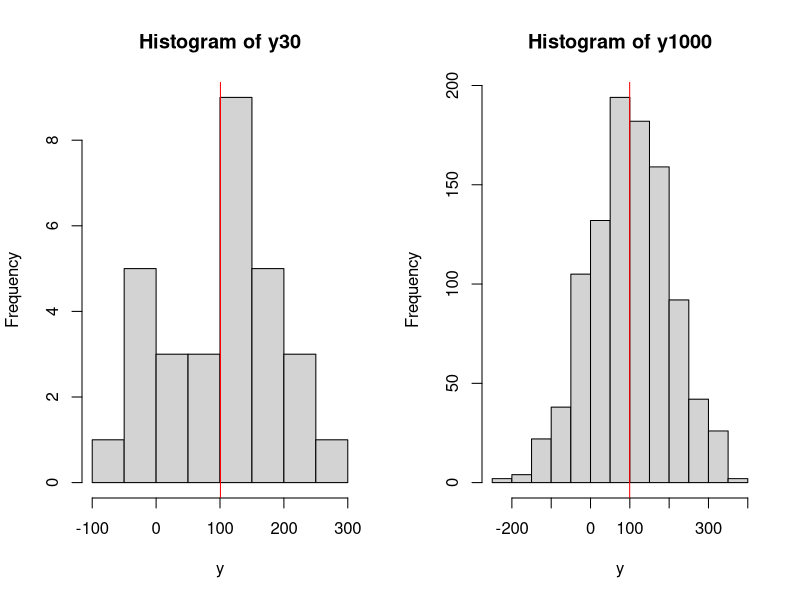

Generate this figure with R: (Note: this script raises an error after producing the figure.)
## ---- chunk 1
obs <- 10000
# Generate data from normal distribution
y <- rnorm(obs,100,100)
# Create sub-samples of 50 and 100 observations
y30 <- sample(y, 30)
y1000 <- sample(y, 1000)
par(mfcol=c(1,2))
hist(y30, xlab="y")
abline(v=mean(y30), col="red")
hist(y1000, xlab="y")
abline(v=mean(y1000), col="red")
## ---- chunk 2
knitr::include_graphics("images/02-statistics-LLN.png")
## ---- chunk 3
mu <- 100
sigma <- 10
nIterations <- 1000
# Generate data from normal distribution, 10,000 observations
y <- rnorm(10000,mu,sigma)
# This is the function, which will calculate the two variances
varFunction <- function(y){
   return(c(var(y), mean((y-mean(y))^2)))
}
# Calculate biased and unbiased variances for the sample of 30 observations,
# repeat nIterations times
varValues <- replicate(nIterations, varFunction(sample(y,30)))
## ---- chunk 4
par(mfcol=c(1,2))
# Histogram of unbiased estimate
hist(varValues[1,], xlab="V(y)", ylab="y", main="Unbiased estimate of V(y)")
abline(v=mean(varValues[1,]), col="red")
legend("topright",legend=TeX(paste0("E$\\left(V(y)\\right)$=",round(mean(varValues[1,]),2))),lwd=1,col="red")

# Histogram of the biased estimate
hist(varValues[2,], xlab="V(y)", ylab="y", main="Biased estimate of V(y)")
abline(v=mean(varValues[2,]), col="red")
legend("topright",legend=TeX(paste0("E$\\left(V(y)\\right)$=",round(mean(varValues[2,]),2))),lwd=1,col="red")
## ---- chunk 5
knitr::include_graphics("images/02-statistics-efficiency.png")
## ---- chunk 6
knitr::include_graphics("images/02-statistics-consistency.png")
## ---- chunk 7
hist(rnorm(10000), xlab=TeX("$\\bar{y}$"), ylab="Density", xlim=c(-5,5), axes=FALSE, main="")
par(new=TRUE)
plot(seq(-5,5,0.1), dnorm(seq(-5,5,0.1)), xlab="", ylab="", type="l")
lines(seq(-5,5,0.1), dnorm(seq(-5,5,0.1)), lwd=1, lty=1, col="darkblue")
lines(c(-5,5), c(0,0), col="black", lwd=1)
abline(v=0, col="darkblue", lwd=2)
legend("topright",legend=c(TeX("$\\mu$")),
       lwd=c(2), col=c("darkblue"))
## ---- chunk 8
plot(seq(-5,5,0.1), dnorm(seq(-5,5,0.1)), xlab=TeX("$\\bar{y}$"), ylab="Density", type="l",
     lwd=0, lty=0, col="darkblue")
polygon(c(seq(-5,5,0.1),rev(seq(-5,5,0.1))),
        c(dnorm(seq(-5,5,0.1)),rep(0,length(seq(-5,5,0.1)))), col="grey95", lty=0)
lines(seq(-5,5,0.1), dnorm(seq(-5,5,0.1)), lwd=1, lty=1, col="darkblue")
lines(c(-5,5), c(0,0), col="black", lwd=1)
polygon(c(seq(-5,qnorm(0.025),0.01),rev(seq(-5,qnorm(0.025),0.01))),
        c(dnorm(seq(-5,qnorm(0.025),0.01)), rep(0,length(seq(-5,qnorm(0.025),0.01)))), col="grey")
polygon(c(seq(qnorm(0.975),5,0.01),rev(seq(qnorm(0.975),5,0.01))),
        c(dnorm(seq(qnorm(0.975),5,0.01)), rep(0,length(seq(qnorm(0.975),5,0.01)))), col="grey")
abline(v=qnorm(c(0.025,0.975)), col="darkred", lwd=2)
abline(v=0, col="darkblue", lwd=2)
legend("topright",legend=c(TeX("$\\mu$"),"bounds",TeX("$1-\\alpha$"),TeX("$\\alpha$")),
       lwd=c(2,2,6,6), col=c("darkblue","darkred","grey95","grey"))
## ---- chunk 9
plot(seq(-5,5,0.1), dnorm(seq(-5,5,0.1),-1), xlab=TeX("$\\bar{y}$"), ylab="Density", type="l", xlim=c(-5,5),
     lwd=1,lty=2, col="darkblue")
polygon(c(seq(-5,5,0.1),rev(seq(-5,5,0.1))),
        c(dnorm(seq(-5,5,0.1),-1),rep(0,length(seq(-5,5,0.1)))),col="grey95",lty=0)
lines(seq(-5,5,0.1), dnorm(seq(-5,5,0.1),-1), lwd=2, lty=1, col="darkblue")
abline(v=-1, col="darkblue", lwd=2, lty=2)
polygon(c(seq(-5,5,0.1),rev(seq(-5,5,0.1))),
        c(dnorm(seq(-5,5,0.1),0),rep(0,length(seq(-5,5,0.1)))),col="white",lty=0)
lines(c(-5,5), c(0,0), col="black", lwd=1)
lines(seq(-5,5,0.1), dnorm(seq(-5,5,0.1),-1), lwd=1, lty=2, col="darkblue")
lines(seq(-5,5,0.1), dnorm(seq(-5,5,0.1)), lwd=2, lty=1, col="darkgreen")
lines(c(-1,-1), c(0,dnorm(-1)), col="darkblue", lwd=1, lty=2)
abline(v=qnorm(c(0.025,0.975)), col="darkred", lwd=2)
abline(v=0, col="darkgreen", lwd=2, lty=2)
legend("topright",legend=c(TeX("$\\mu$"),"Sample mean","Bounds","True PDF","Assumed PDF"),
       lwd=c(2,2,2,2,2), col=c("darkblue","darkgreen","darkred","darkblue","darkgreen"), lty=c(2,2,1,1,1))
## ---- chunk 10
plot(seq(-5,5,0.1), dt(seq(-5,5,0.1), 36-1), xlab="t", ylab="Density", type="l",
     lwd=0, lty=0, col="darkblue")
polygon(c(seq(-5,5,0.1),rev(seq(-5,5,0.1))),
        c(dt(seq(-5,5,0.1), 36-1),rep(0,length(seq(-5,5,0.1)))), col="grey95", lty=0)
lines(seq(-5,5,0.1), dt(seq(-5,5,0.1), 36-1), lwd=1, lty=1, col="darkgreen")
lines(c(-5,5), c(0,0), col="black", lwd=1)
polygon(c(seq(-5,qt(0.025, 36-1),0.01),rev(seq(-5,qt(0.025, 36-1),0.01))),
        c(dt(seq(-5,qt(0.025, 36-1),0.01),36-1), rep(0,length(seq(-5,qt(0.025, 36-1),0.01)))), col="grey")
polygon(c(seq(qt(0.975, 36-1),5,0.01),rev(seq(qt(0.975, 36-1),5,0.01))),
        c(dt(seq(qt(0.975, 36-1),5,0.01),36-1), rep(0,length(seq(qt(0.975, 36-1),5,0.01)))), col="grey")
abline(v=qt(c(0.025,0.975),36-1), col="darkred", lwd=2)
abline(v=-3, col="darkblue", lwd=2)
legend("topright",legend=c("critical values","calculated t",TeX("$1-\\alpha$"),TeX("$\\alpha$")),
       lwd=c(2,2,6,6), col=c("darkred","darkblue","grey95","grey"))
## ---- chunk 11
plot(seq(-1.5,0.5,0.01), dt((seq(-1.5,0.5,0.01)+0.5)*6, 36-1), xlab="Sample mean", ylab="Density", type="l",
     lwd=0, lty=0, col="darkblue")
polygon(c(seq(-1.5,0.5,0.01),rev(seq(-1.5,0.5,0.01))),
        c(dt((seq(-1.5,0.5,0.01)+0.5)*6, 36-1),rep(0,length(seq(-1.5,0.5,0.01)))), col="grey95", lty=0)
lines(seq(-1.5,0.5,0.01), dt((seq(-1.5,0.5,0.01)+0.5)*6, 36-1), lwd=1, lty=1, col="darkgreen")
lines(c(-1.5,0.5), c(0,0), col="black", lwd=1)
polygon(c(seq(-1.5,qt(0.025, 36-1)/6-0.5,0.01),rev(seq(-1.5,qt(0.025, 36-1)/6-0.5,0.01))),
        c(dt((seq(-1.5,qt(0.025, 36-1)/6-0.5,0.01)+0.5)*6,36-1), rep(0,length(seq(-1.5,qt(0.025, 36-1)/6-0.5,0.01)))), col="grey")
polygon(c(seq(qt(0.975, 36-1)/6-0.5,0.5,0.01),rev(seq(qt(0.975, 36-1)/6-0.5,0.5,0.01))),
        c(dt((seq(qt(0.975, 36-1)/6-0.5,0.5,0.01)+0.5)*6,36-1), rep(0,length(seq(qt(0.975, 36-1)/6-0.5,0.5,0.01)))), col="grey")
abline(v=qt(c(0.025,0.975),36-1)/6-0.5, col="darkred", lwd=2)
abline(v=0, col="darkblue", lwd=2)
legend("topright",legend=c("bounds",TeX("$\\mu$=0"),TeX("$1-\\alpha$"),TeX("$\\alpha$")),
       lwd=c(2,2,6,6), col=c("darkred","darkblue","grey95","grey"))
## ---- chunk 12
pt(-3, 36-1)
## ---- chunk 13
plot(seq(-3,3,0.1),dnorm(seq(-3,3,0.1)),type="l",ylab="Density",xlab="y",main="PDF of Normal distribution")
abline(v=0, col="red")
text(0.5,0.05,TeX("$\\mu =0$"))
## ---- chunk 14
plot(seq(-3,3,0.01),dlaplace(seq(-3,3,0.01)),type="l",ylab="Density",xlab="y",main="PDF of Laplace distribution")
abline(v=0, col="red")
## ---- chunk 15
plot(seq(-3,3,0.01),ds(seq(-3,3,0.01)),type="l",ylab="Density",xlab="y",main="PDF of S distribution")
abline(v=0, col="red")
## ---- chunk 16
plot(seq(-3,3,0.01),dgnorm(seq(-3,3,0.01),0,1,0.5),type="l",ylab="Density",xlab="y",main="PDF of Generalised Normal distribution",
     ylim=c(0,0.6))
lines(seq(-3,3,0.01),dgnorm(seq(-3,3,0.01),0,1,1),col="darkblue")
lines(seq(-3,3,0.01),dgnorm(seq(-3,3,0.01),0,1,2),col="darkred")
lines(seq(-3,3,0.01),dgnorm(seq(-3,3,0.01),0,1,1000),col="purple")
abline(v=0, col="red")
legend("topright",legend=c(TeX("$\\beta =0.5$"),TeX("$\\beta =1$"),TeX("$\\beta =2$"),TeX("$\\beta =1000$")),
       col=c("black","darkblue","darkred","purple"),lwd=1)
## ---- chunk 17
plot(seq(-3,3,0.01),dalaplace(seq(-3,3,0.01),0,1,0.5),type="l",ylab="Density",xlab="y",main="PDF of Asymmetric Laplace distribution",
     ylim=c(0,0.6))
lines(seq(-3,3,0.01),dalaplace(seq(-3,3,0.01),0,1,0.2),col="darkblue")
lines(seq(-3,3,0.01),dalaplace(seq(-3,3,0.01),0,1,0.8),col="darkred")
abline(v=0, col="red")
legend("topright",legend=c(TeX("$\\alpha =0.5$"),TeX("$\\alpha =0.2$"),TeX("$\\alpha =0.8$")),
       col=c("black","darkblue","darkred"),lwd=1)
## ---- chunk 18
plot(seq(0,6,0.01),dinvgauss(seq(0,6,0.01),1,dispersion=10),type="l",ylab="Density",xlab="y",main="PDF of Inverse Gaussian distribution")
lines(seq(0,6,0.01),dinvgauss(seq(0,6,0.01),1,dispersion=1),col="darkblue")
lines(seq(0,6,0.01),dinvgauss(seq(0,6,0.01),1,dispersion=0.1),col="darkred")
abline(v=1, col="red")
legend("topright",legend=c(TeX("$s =10$"),TeX("$s =1$"),TeX("$s =0.1$")),
       col=c("black","darkblue","darkred"),lwd=1)
## ---- chunk 19
plot(seq(0,6,0.01),dgamma(seq(0,6,0.01),0.1,scale=10),type="l",ylab="Density",xlab="y",main="PDF of Gamma distribution")
lines(seq(0,6,0.01),dgamma(seq(0,6,0.01),1,scale=1),col="darkblue")
lines(seq(0,6,0.01),dgamma(seq(0,6,0.01),10,scale=0.1),col="darkred")
abline(v=1, col="red")
legend("topright",legend=c(TeX("$s =10$"),TeX("$s =1$"),TeX("$s =0.1$")),
       col=c("black","darkblue","darkred"),lwd=1)
